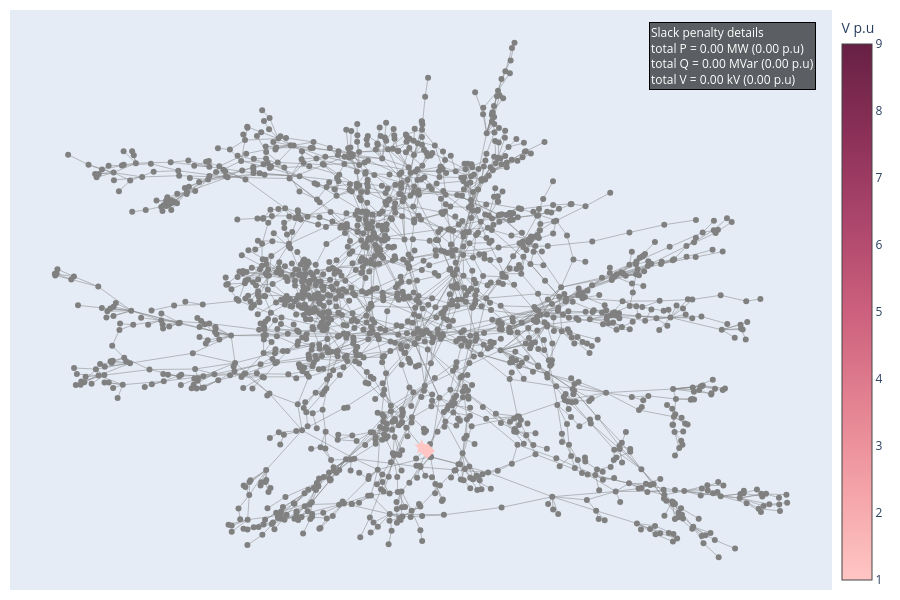

Notebook code cell kept with this figure:
### Markdown cell above
# Pertubation

### Code cell
# slack_info 
pertubation = "voltage-perturbation"
data = pd.read_csv(
    network_name +"_" + pertubation + ".csv",
    sep=";",
    engine="python",
    index_col=False,
   # on_bad_lines="skip",
)
optim_info = pd.read_csv(
    network_name + "_" + pertubation + "_optim_info.csv",
    sep=";",
    engine="python",
    index_col=False,
)
extension_in = '.xiidm'
network = pn.load('./Outputs/' + network +"-"+pertubation + extension_in)
edges = edges_with_impedance(network)

data_grouped = data.groupby('busId')[['type','slackValue_pu','slackValue','gen','controlevoltage','transfo','shunt','load','info']].agg(unique_list)
data_grouped['Total_slack_abs'] = data_grouped['slackValue_pu'].apply(lambda x: builtins.sum(abs(slack) for slack in x) if isinstance(x, list) else abs(x))
G, dist, pos = network_construction(edges, data_grouped)
clusters = slack_subgraph(G, data_grouped)
data_grouped = cluster_subgraph(G, clusters, data_grouped, dist)
fig = plot_slack_cluster(G, pos, clusters,data_grouped,data, col_centroid='centroid')
fig.show()

### Figure 1 — Plotly figure (JSON) as saved in the notebook; plotly's stock layout.template omitted (floating-point values rounded to 4 significant figures; data arrays with more than 128 entries replaced by an {"elided": "..."} marker saying what was removed)
{"data": [{"hovertemplate": "%{text}<extra></extra>", "line": {"color": "grey", "width": 0.5}, "mode": "lines", "name": "edges", "text": {"elided": "4616 str values"}, "type": "scatter", "x": {"elided": "6924 float values"}, "y": {"elided": "6924 float values"}}, {"hovertemplate": "%{text}<extra></extra>", "marker": {"color": "gray", "size": 6}, "mode": "markers", "name": "All nodes", "text": {"elided": "1886 str values"}, "type": "scatter", "x": {"elided": "1886 float values"}, "y": {"elided": "1886 float values"}}, {"hovertemplate": "%{text}<extra></extra>", "marker": {"cmax": 0.05152, "cmin": 0.05152, "color": "rgb(255, 198, 196)", "colorbar": {"title": {"text": "V p.u"}, "x": 1}, "colorscale": [[0, "rgb(255, 198, 196)"], [0.1667, "rgb(244, 163, 168)"], [0.3333, "rgb(227, 129, 145)"], [0.5, "rgb(204, 96, 125)"], [0.6667, "rgb(173, 70, 108)"], [0.8333, "rgb(139, 48, 88)"], [1, "rgb(103, 32, 68)"]], "size": 12, "symbol": "star"}, "mode": "markers", "name": "Centroids", "text": ["Centroid: VL-1465_0<br>Gen: [nan]<br>Controle voltage type: GENERATOR<br>Controle voltage location: [VL-876_0]<br>Controle voltage status: MAIN<br>Transfo: [nan]<br>Shunt: [nan]<br>Load: [nan]<br>number of nodes: 2<br><br>Total P = 0.0000 MW (0.00 p.u)<br>Total Q = 0.00 MVar (0.00 p.u)<br>Total V = 0.00 kV (0.0012 p.u)"], "type": "scatter", "x": [0.02429], "y": [-0.4618]}, {"hovertemplate": "%{text}<extra></extra>", "marker": {"color": "rgb(255, 198, 196)", "size": 12, "symbol": "diamond"}, "mode": "markers", "name": "Second centroids", "text": ["Second centroid: VL-471_0<br>Gen: ['GEN-471']<br>Transfo: [nan]<br>Shunt: [nan]<br>Load: [nan]<br>"], "type": "scatter", "x": [0.03885], "y": [-0.4755]}, {"line": {"color": "rgb(255, 198, 196)", "width": 1}, "mode": "lines", "type": "scatter", "x": [0.02429, 0.03885, null], "y": [-0.4618, -0.4755, null]}, {"hovertemplate": "%{text}<extra></extra>", "marker": {"color": "rgb(255, 198, 196)", "size": 8, "symbol": "circle"}, "mode": "markers", "text": ["VL-1465_0<br>slack: [0.026347] p.u <br>type: ['V']", "VL-471_0<br>slack: [-0.025172] p.u <br>type: ['V']"], "type": "scatter", "x": [0.02429, 0.03885], "y": [-0.4618, -0.4755]}], "layout": {"annotations": [{"align": "left", "bgcolor": "rgba(0,0,0,0.6)", "bordercolor": "black", "borderwidth": 1, "font": {"color": "white", "size": 12}, "showarrow": false, "text": "Slack penalty details <br>total P = 0.00 MW (0.00 p.u)<br>total Q = 0.00 MVar (0.00 p.u)<br>total V = 0.00 kV (0.00 p.u)", "x": 0.98, "xref": "paper", "y": 0.98, "yref": "paper"}], "height": 600, "margin": {"b": 10, "l": 10, "r": 10, "t": 10}, "showlegend": false, "width": 900, "xaxis": {"visible": false}, "yaxis": {"visible": false}}}
